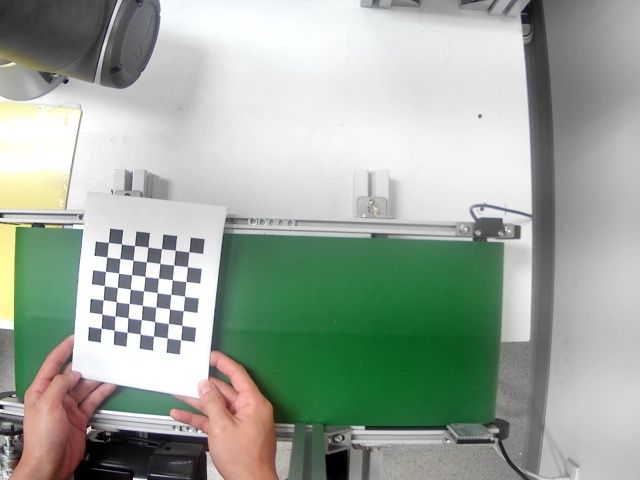
#> input picture calibration_images/cap_1.jpg, 640 x 480 px, given in place of the camera
$ python detect_points.py
#> lines starting #> are read from the running program, lines starting #| are printed output that depends on the picture; after the words box and inside, x2 and y2 are one past the last pixel; in counts of white or black regions, pixels touching at a corner belong together
### detector/contour_detector.py
import numpy as np
import cv2

__all__ = ['ContourDetector']


class ContourDetector:
    """
    Contour detector using the image difference method
    """

    def _truncate(self, val, decimals=0):
        multiplier = 10 ** decimals
        return int(1.0 * val * multiplier) / int(multiplier)

    def _preview_image(self, dsc, im, timeout=2000, debug=False):
        if debug:
            cv2.namedWindow(dsc)
            cv2.imshow(dsc, im)
            cv2.waitKey(timeout)
            cv2.destroyAllWindows()

    def _calc_difference_otsu(self,
                              im: np.array, bg: np.array,
                              min_thresh: float = 45, max_thresh: float = 255,
                              sensitivity: float = 22,
                              debug: bool = False):
        """
        Calculate the image detector using Otsu threshold method.

        :param im: the input image.
        :param bg: the background image.
        :param min_thresh: Otsu low threshold value. Default: 45.
        :param max_thresh: Otsu low threshold value. Default: 255.
        :param sensitivity: threshold for the difference. Default: 22.
        :param debug: whether to visualize the result image. Default: False.
        """

        self._preview_image('Input', im, debug=debug)

        im_gray = cv2.cvtColor(im, cv2.COLOR_BGR2GRAY)
        self._preview_image('Input Gray', im_gray, debug=debug)

        bg_gray = cv2.cvtColor(bg, cv2.COLOR_BGR2GRAY)
        self._preview_image('Background Gray', bg_gray, debug=debug)

        # compute difference
        diff_gray = cv2.absdiff(bg_gray, im_gray)
        self._preview_image('Pre-diff', diff_gray, debug=debug)

        diff_gray_blur = cv2.GaussianBlur(diff_gray, (5, 5), 0)
        self._preview_image('Pre-diff blured', diff_gray_blur, debug=debug)

        # find Otsu's threshold image
        ret, otsu_thresh = cv2.threshold(diff_gray_blur, min_thresh, max_thresh, cv2.THRESH_BINARY + cv2.THRESH_OTSU)
        self._preview_image('otsu threshold', otsu_thresh, debug=debug)

        if ret < sensitivity:
            # discard image
            # make the difference zero by subtracting backgrounds
            diff = cv2.absdiff(bg_gray, bg_gray)
        else:
            diff = cv2.GaussianBlur(otsu_thresh, (5, 5), 0)
        self._preview_image("image threshold", diff, debug=debug)

        return diff

    def _identify_valid_contours(self,
                                 contours: np.array,
                                 width: int, height: int,
                                 min_ratio: float, max_ratio: float,
                                 min_area: float, max_area: float):
        """
        Detect the valid contour that is not corner or exceeded in area.

        :param contours: the contour list.
        :param width: the image width,
        :param height: the image height.
        :param min_ratio: min aspect ratio threshold.
        :param max_ratio: max aspect ratio threshold.
        :param min_area: min area threshold.
        :param max_area: max area threshold.
        :return: valid id list.
        """
        valid_ids = []
        for i, contour in enumerate(contours):
            contour_area = cv2.contourArea(contour)
            # compute aspect ratio
            x, y, w, h = cv2.boundingRect(contour)
            aspect_ratio = 1.0 * w / h

            # flag as edge_noise if th pattern is at a corner
            edge_noise = False
            if x == 0:
                edge_noise = True
            if y == 0:
                edge_noise = True
            if (x + w) == width:
                edge_noise = True
            if (y + h) == height:
                edge_noise = True

            # discard noise with measure if area not within area thresholds
            if min_area < contour_area < max_area:
                # discard as noise on aspect ratio
                if min_ratio < aspect_ratio < max_ratio:
                    # discard if at the edge
                    if not edge_noise:
                        valid_ids.append(i)
        return valid_ids

    def detect_contour(self,
                       im: np.array, bg: np.array,
                       min_thresh: float = 45, max_thresh: float = 255,
                       sensitivity: float = 22,
                       min_ratio: float = 0.25, max_ratio: float = 5.0,
                       min_area: float = 200, max_area: float = 900000,
                       external_contour: bool = True,
                       debug: bool = False):
        """
        Detect valid contours with their centroids.

        :param im: the input image.
        :param bg: the background image.
        :param min_thresh: Otsu low threshold value. Default: 45.
        :param max_thresh: Otsu low threshold value. Default: 255.
        :param sensitivity: threshold for the difference. Default: 22.
        :param min_ratio: min aspect ratio threshold.
        :param max_ratio: max aspect ratio threshold.
        :param min_area: min area threshold.
        :param max_area: max area threshold.
        :param external_contour: whether to apply external contour. Default: True.
        :param debug: whether to visualize the result image. Default: False.
        :return: (contours, centroids)
        """

        # compute image difference
        diff = self._calc_difference_otsu(im, bg, min_thresh, max_thresh, sensitivity, debug)

        # find the contours
        # use RETR_EXTERNAL for only outer contours
        # use RETR_TREE for all the hierarchy
        if external_contour:
            contours, hierarchy = cv2.findContours(diff, cv2.RETR_EXTERNAL, cv2.CHAIN_APPROX_SIMPLE)
        else:
            contours, hierarchy = cv2.findContours(diff, cv2.RETR_TREE, cv2.CHAIN_APPROX_SIMPLE)

        # identify the valid contours
        contour_ids = self._identify_valid_contours(contours, im.shape[1], im.shape[0], min_ratio, max_ratio, min_area, max_area)

        # detect centroids
        # x, y: top left point of bounding box
        # w, h: width, height of bounding box
        # cx, cy: centroid point
        centroids = []
        for i, idx in enumerate(contour_ids):
            contour = contours[idx]

            # get rectangle bounding box
            x, y, w, h = cv2.boundingRect(contour)

            # estimate centroid
            M = cv2.moments(contour)
            cx = int(M['m10'] / M['m00'])
            cy = int(M['m01'] / M['m00'])
            centroids.append([x, y, w, h, cx, cy])

        return contours, centroids

### detect_points.py
from pathlib import Path
import numpy as np
import cv2
from detector import ContourDetector


# define environment info path
# MANUALLY EDIT
PATH_ENV_INFO = 'environment_info'

# define camera id
# MANUALLY EDIT
CAMERA_ID = 0

# define valid contour parameter limits in pixels
# MANUALLY EDIT
MIN_AREA = 200  # 10 x 10
MAX_AREA = 10000  # 100 x 100

# define aspect ratio width/height
# MANUALLY EDIT
MIN_ASPECT_RATIO = 0.25  # 1/5
MAX_ASPECT_RATIO = 5.0

# define thresholds for Otsu method
# MANUALLY EDIT
OTSU_SENSITIVITY = 22
OTSU_LOW_THRESH = 45
OTSU_HIGH_THRESH = 255


class PointDetector:

    def __init__(self, camera_id: int, path_env_info: str):
        """

        :param camera_id: the camera id.
        :param path_env_info: the path to store the image points.
        """
#> in capture_initial_image, frame is the input picture: shape (480, 640, 3); mean B, G, R 157.8, 168.1, 157.7
#> in capture_initial_image, `frame_viz = cv2.putText(frame_viz, "Press X to capture image", (10, 20..`:
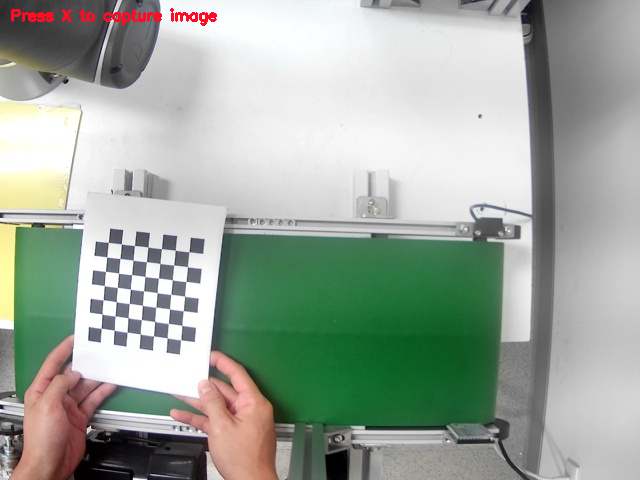
#> frame_viz: shape (480, 640, 3); 0.41% of pixels changed, all inside (x1, y1, x2, y2) = (11, 8, 217, 26)
#> (key x is pressed here)
#> (key q is pressed here)

        self.path_env_info = Path(path_env_info)
        self.path_env_info.mkdir(parents=True, exist_ok=True)
        self.camera_id = camera_id

        self.center = []
        self.centroids = []
        self.im_viz = None

    def _draw_points(self, im: np.array):
        """
        Draw the points to the input image.

        :param im: the input image.
        :return: the drawn image.
        """

        # draw image center
        im = cv2.circle(im, (self.center[0], self.center[1]), 2, (0, 0, 255), 2)
        im = cv2.putText(im, 'C', (self.center[0], self.center[1] + 15), cv2.FONT_HERSHEY_SIMPLEX, 0.5, (0, 0, 255), 2)
        # draw the centroids
        for i, c in enumerate(self.centroids):
            im = cv2.rectangle(im, (c[0], c[1]), (c[0] + c[2], c[1] + c[3]), (0, 255, 0), 2)
            im = cv2.circle(im, (c[-2], c[-1]), 2, (0, 255, 0), 2)
            im = cv2.putText(im, f'{i}', (c[-2], c[-1] + 15), cv2.FONT_HERSHEY_SIMPLEX, 0.5, (0, 255, 0), 2)
        return im

    def capture_initial_image(self, mode='bg'):
        """
        Capture the background and foreground image.

        :param mode: 'bg' to detect background and 'fg' to detect foreground. Default: 'bg'.
        """
        print(f">>>> Capturing {'background' if mode == 'bg' else 'Foreground'} Image...")
        if mode == 'bg':
            window_name = 'Initial Background'
            fname = 'bg.jpg'
        else:
            window_name = 'Initial Foreground'
            fname = 'fg.jpg'
        cv2.namedWindow(window_name, cv2.WINDOW_FULLSCREEN)

        # define video capture
        cap = cv2.VideoCapture(self.camera_id)
        while True:
            # capture video frame by frame
            ret, frame = cap.read()
            if ret:
                frame_viz = frame.copy()
                frame_viz = cv2.putText(frame_viz, "Press X to capture image", (10, 20), cv2.FONT_HERSHEY_SIMPLEX, 0.5, (36, 12, 255), 2)
                key = cv2.waitKey(1) & 0xFF
                if key == ord('x'):
                    cv2.imwrite(str(self.path_env_info / fname), frame)
                    print('Saved frame!')
                    cap.release()
                    cv2.destroyAllWindows()
                    break
                cv2.imshow(window_name, frame_viz)
            else:
                break

    def detect_points(self):
        """
        Detection the centroids of detected patterns and the image center.
        """

        print('>>> Detecting Patterns...')
        fg = cv2.imread(str(self.path_env_info / 'fg.jpg'))
        bg = cv2.imread(str(self.path_env_info / 'bg.jpg'))
        pr = ContourDetector()
        contours, self.centroids = pr.detect_contour(fg, bg,
                                                     OTSU_SENSITIVITY, OTSU_HIGH_THRESH, OTSU_SENSITIVITY,
                                                     MIN_ASPECT_RATIO, MAX_ASPECT_RATIO,
                                                     MIN_AREA, MAX_AREA)
#> in _calc_difference_otsu, `im_gray = cv2.cvtColor(im, cv2.COLOR_BGR2GRAY)`:
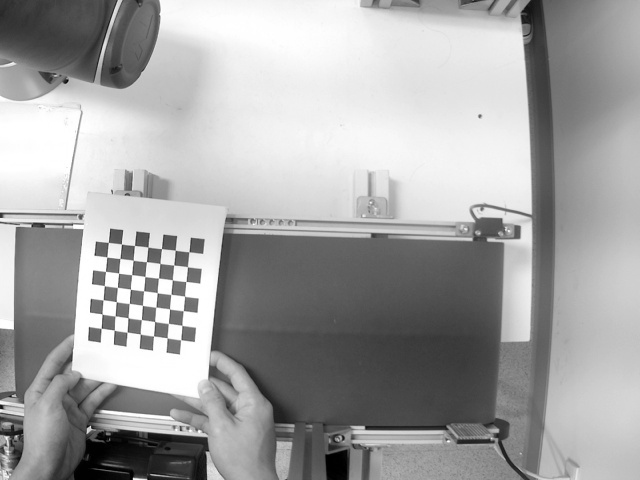
#> im_gray: shape (480, 640); min 0, max 255, mean 163.8
#> in _calc_difference_otsu, `diff_gray = cv2.absdiff(bg_gray, im_gray)`: diff_gray: shape (480, 640); every value is 0
#> in _calc_difference_otsu, `ret, otsu_thresh = cv2.threshold(diff_gray_blur, min_thresh, max_thres..`: ret = 0
#> in detect_contour, `contours, hierarchy = cv2.findContours(diff, cv2.RETR_EXTERNAL, cv2.CH..`: contours = []
#> contours = []; self.centroids = []
        print(f'{len(self.centroids)} patterns detected.')
#| 0 patterns detected.
        if len(self.centroids) == 0:
            return False

        print('>>> Detect Image Center...')
        h, w = bg.shape[: 2]
        self.center = [int(w // 2), int(h // 2)]

        # visualization
        fg_viz = fg.copy()
        fg_viz = self._draw_points(fg_viz)

        window_name = 'Points'
        cv2.namedWindow(window_name, cv2.WINDOW_FULLSCREEN)
        cv2.imshow(window_name, fg_viz)
        cv2.waitKey(5000)
        cv2.destroyAllWindows()

        self.im_viz = fg_viz

    def stream_points(self):
        """
        Streaming webcam with drawn detected points.
        """

        print('>>>> Streaming Patterns...')
        window_name = 'Streaming'
        cv2.namedWindow(window_name, cv2.WINDOW_FULLSCREEN)

        # define video capture
        cap = cv2.VideoCapture(self.camera_id)
        while True:
            # capture video frame by frame
            ret, frame = cap.read()
            if ret:
                frame_viz = frame.copy()
                frame_viz = cv2.putText(frame_viz, 'Press Q to close', (0, 20), cv2.FONT_HERSHEY_SIMPLEX, 0.5, (0, 0, 255), 2)
                # draw center of patterns
                frame_viz = self._draw_points(frame_viz)

                key = cv2.waitKey(1) & 0xFF
                if key == ord('q'):
                    print('Exit!')
                    break
                cv2.imshow(window_name, frame_viz)
            else:
                break

        cap.release()
        cv2.destroyAllWindows()

    def save_image_points(self):
        """
        Save the detected image points.
        """
        print('>>>> Saving Image Points...')
        points = [self.center]
        for pt in self.centroids:
            points.append(pt[-2:])
#> this loop made 0 passes
#> after the loop, points = [[]]
        points = np.array(points, dtype=np.float32)
#> points = empty array
        print(f'Image points:\n{points}')
#| Image points:
#| []
        np.save(str(self.path_env_info / 'image_coord.npy'), points)
        if self.im_viz:
            cv2.imwrite(str(self.path_env_info / 'image_coord.png'), self.im_viz)


if __name__ == '__main__':
    pd = PointDetector(CAMERA_ID, PATH_ENV_INFO)

    pd.capture_initial_image(mode='bg')
    pd.capture_initial_image(mode='fg')

    pd.detect_points()
    pd.save_image_points()

    # streaming to get real-world coordinate using TM Robot, value in mm
    pd.stream_points()
#> in stream_points, `frame_viz = cv2.putText(frame_viz, 'Press Q to close', (0, 20), cv2.FO..`:
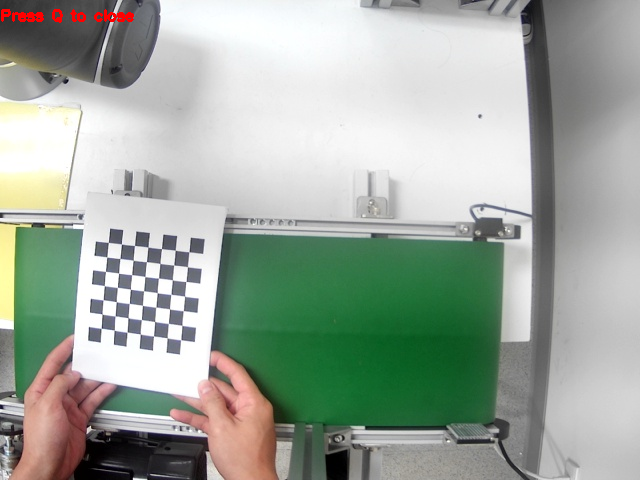
#> frame_viz: shape (480, 640, 3); 0.26% of pixels changed, all inside (x1, y1, x2, y2) = (1, 9, 134, 23)
#> (the run stopped early here; a loop or call above may not have finished)

$ run again, on calibration_images/cap_10.jpg
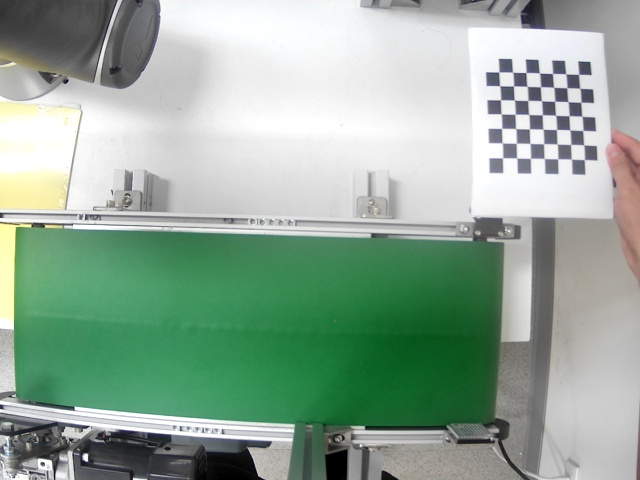
#> input picture calibration_images/cap_10.jpg, 640 x 480 px, given in place of the camera
#> in capture_initial_image, frame is the input picture: shape (480, 640, 3); mean B, G, R 153.9, 169.8, 147.6
#> in _calc_difference_otsu, `im_gray = cv2.cvtColor(im, cv2.COLOR_BGR2GRAY)`:
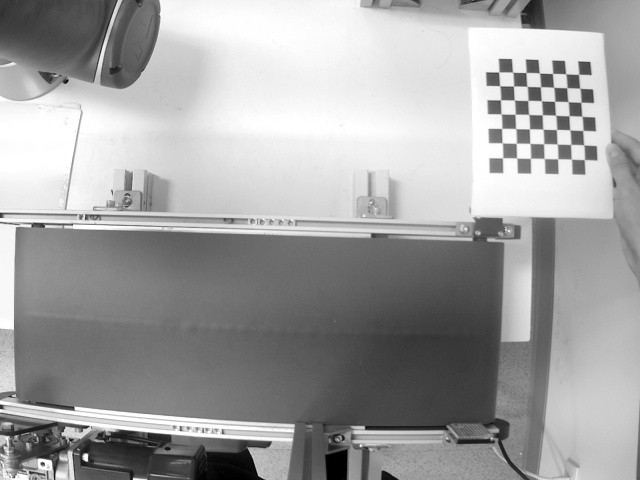
#> im_gray: shape (480, 640); min 0, max 255, mean 161.3
#> diff_gray: shape (480, 640); every value is 0
#> ret = 0
#> in detect_contour, `contours, hierarchy = cv2.findContours(diff, cv2.RETR_EXTERNAL, cv2.CH..`: contours = []
#| 0 patterns detected.
#> after the loop in save_image_points, `for pt in self.centroids:`: points = [[]]
#> in save_image_points, `points = np.array(points, dtype=np.float32)`: points = empty array
#| Image points:
#| []
#> in stream_points, `frame_viz = cv2.putText(frame_viz, 'Press Q to close', (0, 20), cv2.FO..`:
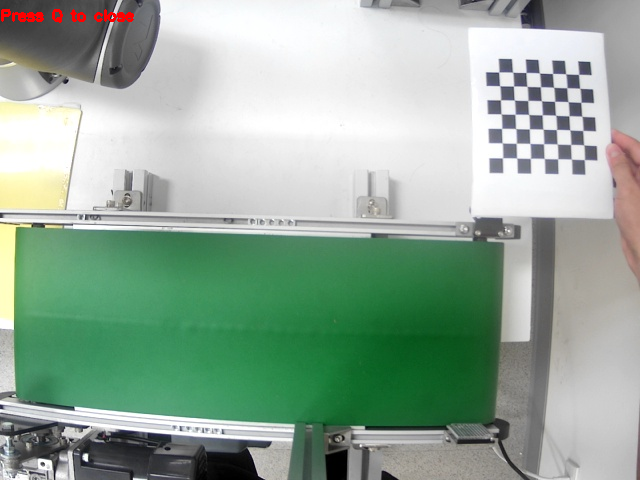
#> frame_viz: shape (480, 640, 3); 0.26% of pixels changed, all inside (x1, y1, x2, y2) = (1, 9, 134, 23)

$ run again, on calibration_images/cap_12.jpg
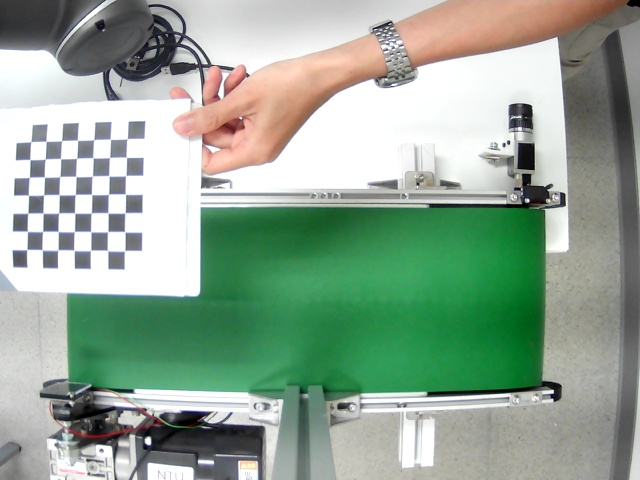
#> input picture calibration_images/cap_12.jpg, 640 x 480 px, given in place of the camera
#> in capture_initial_image, frame is the input picture: shape (480, 640, 3); mean B, G, R 150.1, 167, 147.8
#> in _calc_difference_otsu, `im_gray = cv2.cvtColor(im, cv2.COLOR_BGR2GRAY)`:
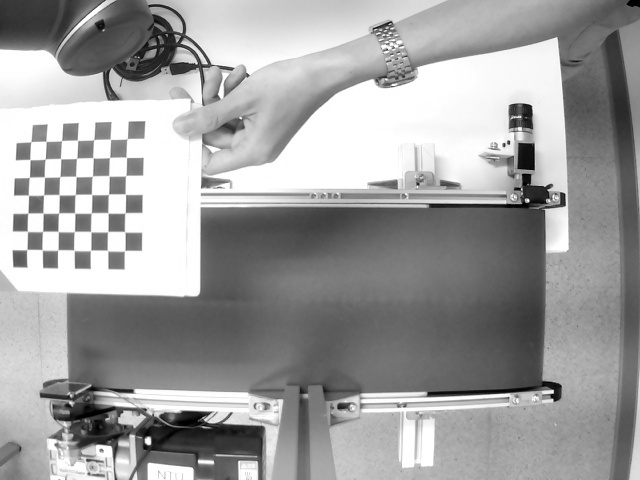
#> im_gray: shape (480, 640); min 0, max 255, mean 159.3
#> diff_gray: shape (480, 640); every value is 0
#> ret = 0
#> in detect_contour, `contours, hierarchy = cv2.findContours(diff, cv2.RETR_EXTERNAL, cv2.CH..`: contours = []
#| 0 patterns detected.
#> after the loop in save_image_points, `for pt in self.centroids:`: points = [[]]
#> in save_image_points, `points = np.array(points, dtype=np.float32)`: points = empty array
#| Image points:
#| []
#> in stream_points, `frame_viz = cv2.putText(frame_viz, 'Press Q to close', (0, 20), cv2.FO..`:
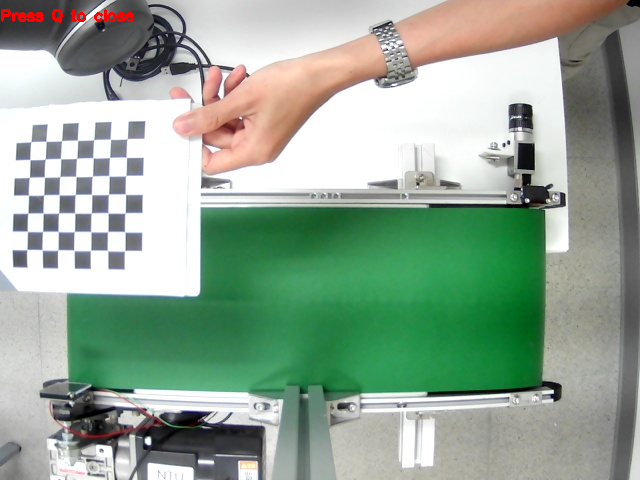
#> frame_viz: shape (480, 640, 3); 0.26% of pixels changed, all inside (x1, y1, x2, y2) = (1, 9, 134, 23)
